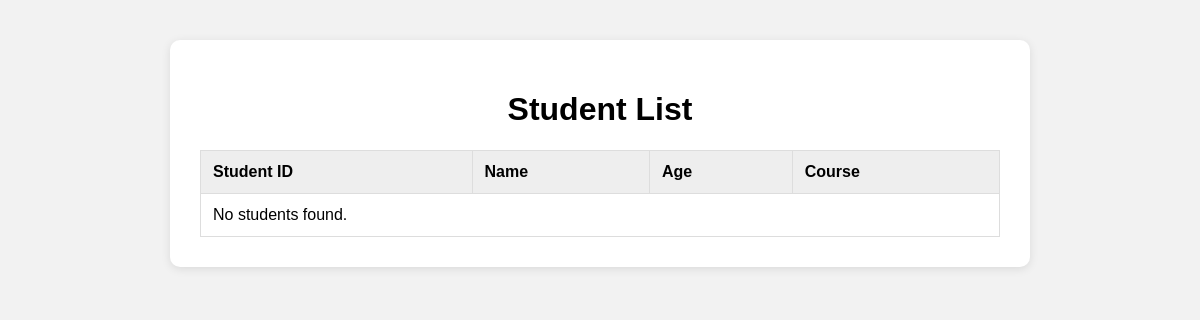
Before: / with the older database file.
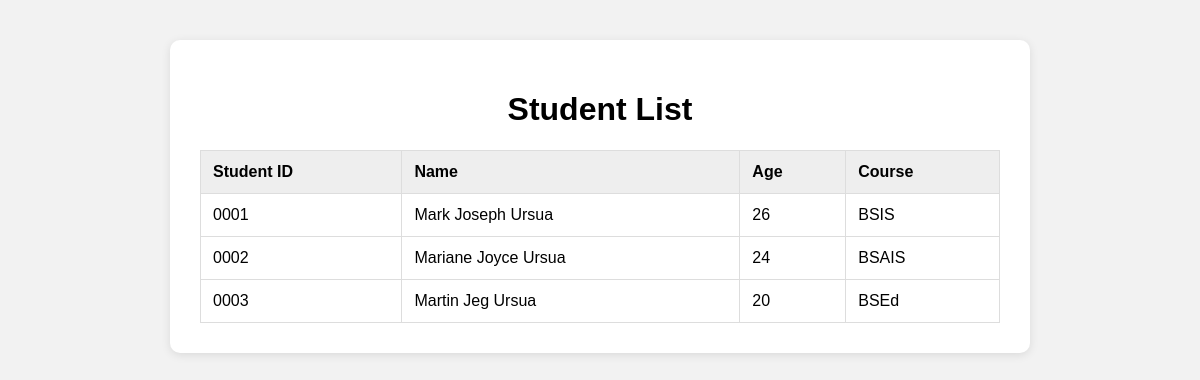
After: the same page with the newer database file.
### main/models.py (models this page shows, shortened)
class Student(models.Model):
    student_id = models.CharField(max_length=20)
    name = models.CharField(max_length=100)
    age = models.IntegerField()
    course = models.CharField(max_length=100)

### main/views.py (the view)
# urls.py: 2. Add a URL to urlpatterns:  path('', views.home, name='home')
def home(request):
    students = Student.objects.all()
    return render(request, 'main/home.html', {
        'students': students
    })

### main/templates/main/home.html (shortened to what this page needs)
<!DOCTYPE html>
<html>
<head>
</head>
<body>
<div class="container">
    <h1>Student List</h1>
    <table>
        <tr>
            <th>Student ID</th>
            <th>Name</th>
            <th>Age</th>
            <th>Course</th>
        </tr>
        {% for student in students %}
        <tr>
            <td>{{ student.student_id }}</td>
            <td>{{ student.name }}</td>
            <td>{{ student.age }}</td>
            <td>{{ student.course }}</td>
        </tr>
        {% empty %}
        <tr>
            <td colspan="4">No students found.</td>
        </tr>
        {% endfor %}
    </table>
</div>
</body>
</html>

### main/templates/main/home.html (style rules this page uses)
body { font-family: Arial, sans-serif; background-color: #f2f2f2; margin: 0; padding: 40px; }
.container { max-width: 800px; margin: auto; background: white; padding: 30px; border-radius: 10px; box-shadow: 0 2px 10px rgba(0,0,0,0.1); }
h1 { text-align: center; }
table { width: 100%; border-collapse: collapse; margin-top: 20px; }
th, td { border: 1px solid #ddd; padding: 12px; text-align: left; }
th { background-color: #eeeeee; }

Changed rows visible on the page:
added Student: student_id "0001", name "Mark Joseph Ursua", age "26", course "BSIS"
added Student: student_id "0002", name "Mariane Joyce Ursua", age "24", course "BSAIS"
added Student: student_id "0003", name "Martin Jeg Ursua", age "20", course "BSEd"
Other visible differences:
text no longer shown: "No students found."
